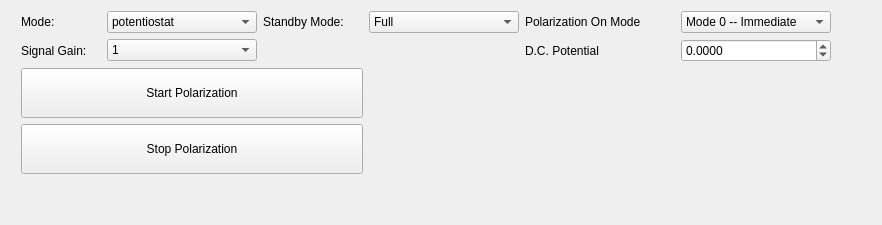
        <widget class="QWidget" name="tab">
         <attribute name="title">
          <string>Cell Polarization</string>
         </attribute>
         <layout class="QHBoxLayout" name="horizontalLayout_4">
          <item>
           <layout class="QGridLayout" name="gridLayout_2">
            <property name="leftMargin">
             <number>10</number>
            </property>
            <item row="4" column="2">
             <spacer name="verticalSpacer_4">
              <property name="sizeHint" stdset="0">
               <size>
                <width>20</width>
                <height>40</height>
               </size>
              </property>
             </spacer>
            </item>
            <item row="1" column="0">
             <widget class="QLabel" name="labelResource_3">
              <property name="minimumSize">
               <size>
                <width>80</width>
                <height>0</height>
               </size>
              </property>
              <property name="text">
               <string>Signal Gain:</string>
              </property>
             </widget>
            </item>
            <item row="0" column="2">
             <widget class="QLabel" name="label_2">
              <property name="minimumSize">
               <size>
                <width>100</width>
                <height>0</height>
               </size>
              </property>
              <property name="text">
               <string>Standby Mode:</string>
              </property>
             </widget>
            </item>
            <item row="0" column="5">
             <widget class="QComboBox" name="polarizationOnModeCombo">
              <property name="minimumSize">
               <size>
                <width>150</width>
                <height>0</height>
               </size>
              </property>
              <property name="toolTip">
               <string>&lt;html&gt;&lt;head/&gt;&lt;body&gt;&lt;p&gt;Mode 1 -- Prepares the instrument for the Pol V/I mode. &lt;/p&gt;&lt;p&gt;Mode 2 -- Prepares the instrument for the Rest V/I mode.&lt;/p&gt;&lt;/body&gt;&lt;/html&gt;</string>
              </property>
              <item>
               <property name="text">
                <string>Mode 0 -- Immediate</string>
               </property>
              </item>
              <item>
               <property name="text">
                <string>Mode 1 -- Hold</string>
               </property>
              </item>
             </widget>
            </item>
            <item row="0" column="3">
             <widget class="QComboBox" name="standbyModeCombo">
              <property name="minimumSize">
               <size>
                <width>150</width>
                <height>0</height>
               </size>
              </property>
              <property name="toolTip">
               <string>&lt;html&gt;&lt;head/&gt;&lt;body&gt;&lt;p&gt;Standby Mode: &lt;span style=&quot; color:#ff0000;&quot;&gt;Full&lt;/span&gt; for POL, ∑POL, CE and &lt;span style=&quot; color:#ff0000;&quot;&gt;HALF&lt;/span&gt; for RE1, RE2, ∆RE, ∆RE-Bi, POL, ∑POL, CE, I, I-Bi&lt;/p&gt;&lt;/body&gt;&lt;/html&gt;</string>
              </property>
              <item>
               <property name="text">
                <string>Full</string>
               </property>
              </item>
              <item>
               <property name="text">
                <string>Half</string>
               </property>
              </item>
             </widget>
            </item>
            <item row="0" column="1">
             <widget class="QComboBox" name="polarizationModeCombo">
              <property name="minimumSize">
               <size>
                <width>150</width>
                <height>0</height>
               </size>
              </property>
              <property name="toolTip">
               <string>&lt;html&gt;&lt;head/&gt;&lt;body&gt;&lt;p&gt;Sets SI1287 operation mode&lt;/p&gt;&lt;/body&gt;&lt;/html&gt;</string>
              </property>
              <item>
               <property name="text">
                <string>potentiostat</string>
               </property>
              </item>
              <item>
               <property name="text">
                <string>galvanostat</string>
               </property>
              </item>
             </widget>
            </item>
            <item row="1" column="4">
             <widget class="QLabel" name="polarizationValueLabel">
              <property name="text">
               <string>D.C. Potential</string>
              </property>
             </widget>
            </item>
            <item row="1" column="5">
             <widget class="QDoubleSpinBox" name="dcPotentialSpin">
              <property name="toolTip">
               <string>&lt;html&gt;&lt;head/&gt;&lt;body&gt;&lt;p&gt;Defines the d.c. potential, in volts, that is to be applied across RE1 and RE2 for the potentiostat. (F=-14.5 to +14.5)&lt;/p&gt;&lt;/body&gt;&lt;/html&gt;</string>
              </property>
              <property name="decimals">
               <number>4</number>
              </property>
              <property name="minimum">
               <double>-14.500000000000000</double>
              </property>
              <property name="maximum">
               <double>14.500000000000000</double>
              </property>
              <property name="singleStep">
               <double>0.000100000000000</double>
              </property>
              <property name="stepType">
               <enum>QAbstractSpinBox::DefaultStepType</enum>
              </property>
             </widget>
            </item>
            <item row="1" column="1">
             <widget class="QComboBox" name="polarizationSignalGainCombo">
              <property name="minimumSize">
               <size>
                <width>100</width>
                <height>0</height>
               </size>
              </property>
              <property name="toolTip">
               <string>&lt;html&gt;&lt;head/&gt;&lt;body&gt;&lt;p&gt;An external signal (typically from an FRA) is added to the polarization selected by PVF or PC F, at a gain of ×1 or 0.01(-40dB)&lt;/p&gt;&lt;/body&gt;&lt;/html&gt;</string>
              </property>
              <item>
               <property name="text">
                <string>1</string>
               </property>
              </item>
              <item>
               <property name="text">
                <string>-40 dB</string>
               </property>
              </item>
             </widget>
            </item>
            <item row="0" column="0">
             <widget class="QLabel" name="labelResource_2">
              <property name="minimumSize">
               <size>
                <width>80</width>
                <height>0</height>
               </size>
              </property>
              <property name="text">
               <string>Mode:</string>
              </property>
             </widget>
            </item>
            <item row="2" column="0" colspan="3">
             <widget class="QPushButton" name="startPolarizationButton">
              <property name="enabled">
               <bool>true</bool>
              </property>
              <property name="minimumSize">
               <size>
                <width>100</width>
                <height>50</height>
               </size>
              </property>
              <property name="text">
               <string>Start Polarization</string>
              </property>
              <property name="autoDefault">
               <bool>true</bool>
              </property>
              <property name="default">
               <bool>false</bool>
              </property>
              <property name="flat">
               <bool>false</bool>
              </property>
             </widget>
            </item>
            <item row="0" column="4">
             <widget class="QLabel" name="label_3">
              <property name="minimumSize">
               <size>
                <width>150</width>
                <height>0</height>
               </size>
              </property>
              <property name="text">
               <string>Polarization On Mode</string>
              </property>
             </widget>
            </item>
            <item row="3" column="0" colspan="3">
             <widget class="QPushButton" name="stopPolarizationButton">
              <property name="enabled">
               <bool>true</bool>
              </property>
              <property name="minimumSize">
               <size>
                <width>100</width>
                <height>50</height>
               </size>
              </property>
              <property name="text">
               <string>Stop Polarization</string>
              </property>
              <property name="autoDefault">
               <bool>true</bool>
              </property>
              <property name="default">
               <bool>false</bool>
              </property>
              <property name="flat">
               <bool>false</bool>
              </property>
             </widget>
            </item>
           </layout>
          </item>
          <item>
           <spacer name="horizontalSpacer_2">
            <property name="orientation">
             <enum>Qt::Horizontal</enum>
            </property>
            <property name="sizeHint" stdset="0">
             <size>
              <width>40</width>
              <height>20</height>
             </size>
            </property>
           </spacer>
          </item>
         </layout>
        </widget>
